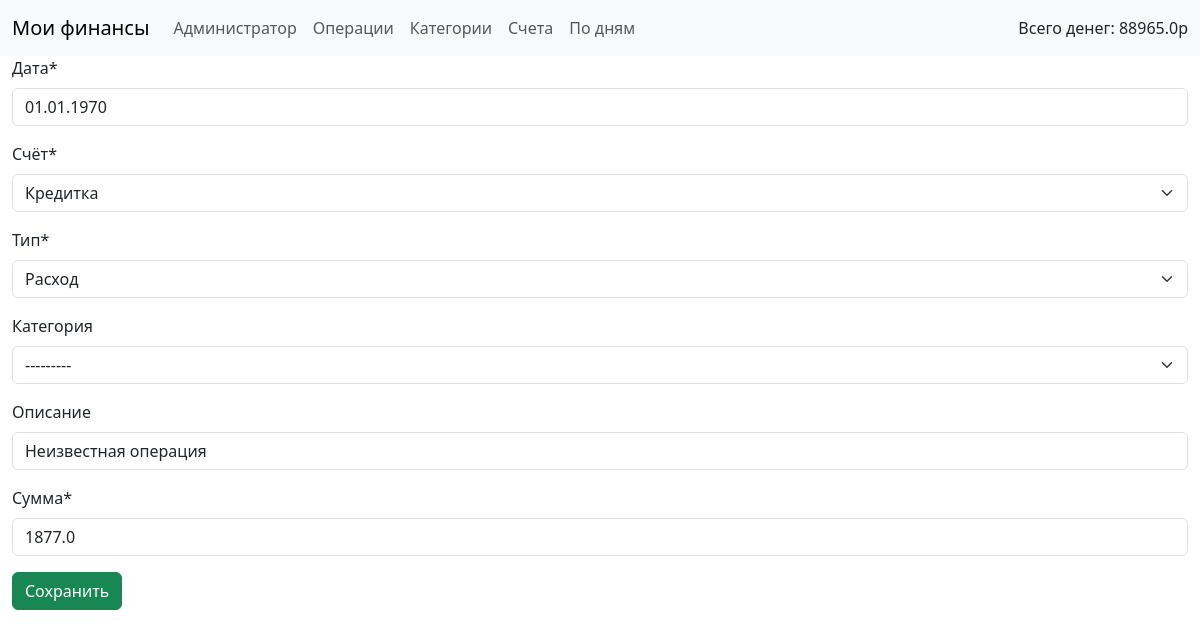
Page /operation/edit/43 (signed in) on the committed database.
### babosiki/models.py (models this page shows, shortened)
class Operation(models.Model):
    date = models.DateField(default=timezone.now,
                            verbose_name='Дата',)
    account = models.ForeignKey('Account',
                                on_delete=models.CASCADE,
                                verbose_name='Счёт',)
    INCOME = 1
    OUTCOME = -1
    TYPES =(
    (INCOME, "Пополнение"),
    (OUTCOME, "Расход"),)
    type = models.IntegerField(choices = TYPES,
                                verbose_name='Тип',)
    category = models.ForeignKey('Category',
                                on_delete=models.SET_NULL,
                                verbose_name='Категория',
                                blank=True,
                                null=True,)
    description = models.CharField(max_length=128,
                                    verbose_name='Описание',
                                    blank=True,
                                    null=True,)
    value = models.FloatField(verbose_name='Сумма',)
    class Meta:
        verbose_name_plural = 'Операции'
        verbose_name = 'Операция'
        ordering = ['date']

### babosiki/views.py (the view, shortened to what this page needs)
# urls.py: path('operation/edit/<int:pk>', OperationUpdateView.as_view(), name='operation_edit'),
class OperationUpdateView(LoginRequiredMixin, UpdateView):
    login_url = 'login'
    model = Operation
    fields = '__all__'
    template_name = 'operation_create.html'
    def __init__(self):
        super(OperationUpdateView, self).__init__()

### babosiki/context_processors.py (called while the page is built)
def global_data(request):
    try:
        accounts = Account.objects.filter(user=request.user, calculated=True)
        total_sum = 0
        for account in accounts:
            operations = Operation.objects.filter(account=account)
            for operation in operations:
                total_sum += operation.value*operation.type
            if account.type == Account.DEBIT:
                total_sum += account.initial_balance
        return {'accounts': Account.objects.all(),
                'total_money': total_sum}
    except TypeError:
        return {}

### babosiki/models.py (called while the page is built)
    def __str__(self):
        return self.name

    def __str__(self):
        return self.name

### templates/operation_create.html (shortened to what this page needs)
{% extends 'master.html' %}
{% load crispy_forms_tags %}
{% block content %}
<form method="post" novalidate>
  {{ form|crispy }}
  <button class="btn btn-success" type="submit">Сохранить</button>
</form>
{% endblock content %}

### rows in the picture
Operation: date "01.01.1970", account "Кредитка", type "Расход", category "---------", description "Неизвестная операция", value "1877.0"

### other values in the picture
{{ total_money }} "88965.0"
